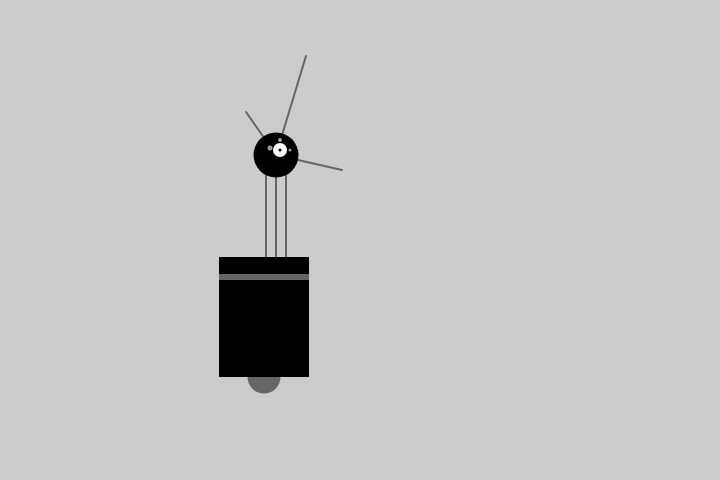
Frame 1 (no input)
Frame 60 (no input): identical to frame 1, image omitted
Frame 120 (the mouse pressed at the canvas centre since frame 60): identical to frame 1, image omitted

The p5.js sketch that drew this single still picture (run headless with seeded random() and noise() and a simulated clock; from frame 60 on, the mouse is pressed at the canvas centre):

// p5.js sketch
// ── sketch.js
function setup() {
  createCanvas(720, 480); //width, height
//  angleMode(DEGREES);
  strokeWeight(2);
}

function draw() {
  // draw an circle with r = 40
  // background(204);
  // ellipse(50, 50, 80, 80); // 50,50 on x-y coordinates width and height of 80 pixels.   

  //draw many circles
  // if (mouseIsPressed) {
  //   fill(0);
  // } else {
  //   fill(255);
  // }
  // ellipse(mouseX, mouseY, 80, 80);

  // draw a point
  // background(204);
  // point(240, 60);

  //draw shapes
  // background(204);
  // line(20,40,80,90);
  // arc(50,30,60,10,PI/4 ,PI);
  
  // quad(158, 55, 199, 14, 392, 66, 351, 107);
  // triangle(347,54,392,9,392,66);
  // triangle(158,55,290,91,290,112);

  // arc(90,60,80,80,0,90);
  // arc(190,60,80,80,0,270);

  // ellipse(140, 0, 190, 190);
  // rect(160, 30, 260, 20); //on top of the other shape

  // ellipse(50,80,60,120);
  // strokeWeight(10);
  // strokeWeight(6); //ellipse has a stroke 6 pixels, not show 10 pixels

  // rect(120, 90, 40, 20);
  // strokeJoin(BEVEL);

  // rectMode(CORNERS);
  // fill(255);
  // rect(25,25,50,50);

  /*paint with grays*/
  // background(0); 
  // fill(204);
  // ellipse(132, 82, 200, 200);
  // fill(0,0,255, 100);
  // ellipse(228, -16, 200, 200);
  // noStroke();
  // fill(0,255,0,200);
  // stroke(0);
  // ellipse(268, 118, 200,200);
  
  //draw an arrow
  // background(204);
  // beginShape();
  // vertex(180,82);
  // vertex(207,36);
  // vertex(214,63);
  // vertex(407,11);
  // vertex(412,30);
  // vertex(219,82);
  // vertex(226,109);
  // endShape(CLOSE);

  // create creatures
  // background(204);

  // //left creature
  // fill(255);
  // beginShape();
  // vertex(50,120);
  // vertex(100,90);
  // vertex(110,60);
  // vertex(80,20);
  // vertex(210,60);
  // vertex(160,80);
  // vertex(200,90);
  // vertex(140,100);
  // vertex(130,120);
  // endShape();

  // fill(0); //black eye
  // ellipse(155,60,8,8);

  // //right creature
  // fill(0,0,255);
  // beginShape();
  // vertex(370,120);
  // vertex(360,90); 
  // vertex(290,80);
  // vertex(340,70);
  // vertex(280,50); 
  // vertex(420,10);
  // vertex(390,50);
  // vertex(410,90); 
  // vertex(460,120);
  // endShape();

  // fill(0);
  // ellipse(345,50,10,10);

  //draw a robot
  background(204);

  //neck
  stroke(102); //set stroke to gray
  line(266, 257, 266, 162);
  line(276, 257, 276, 162);
  line(286, 257, 286, 162);

  //Antennae
  line(276, 155, 246, 112);
  line(276, 155, 306, 56);
  line(276, 155, 342, 170);

  //body
  noStroke();
  fill(102);
  ellipse(264,377,33,33);
  fill(0);
  rect(219, 257, 90, 120);
  fill(102);
  rect(219, 274, 90,6);

  //head
  fill(0);
  ellipse(276,155,45,45);
  fill(255);
  ellipse(280,150,14,14);
  fill(0);
  ellipse(280,150,3,3);
  fill(153);
  ellipse(270,148,5,5);
  ellipse(280,140,4,4);
  ellipse(290,150,3,3);
}
